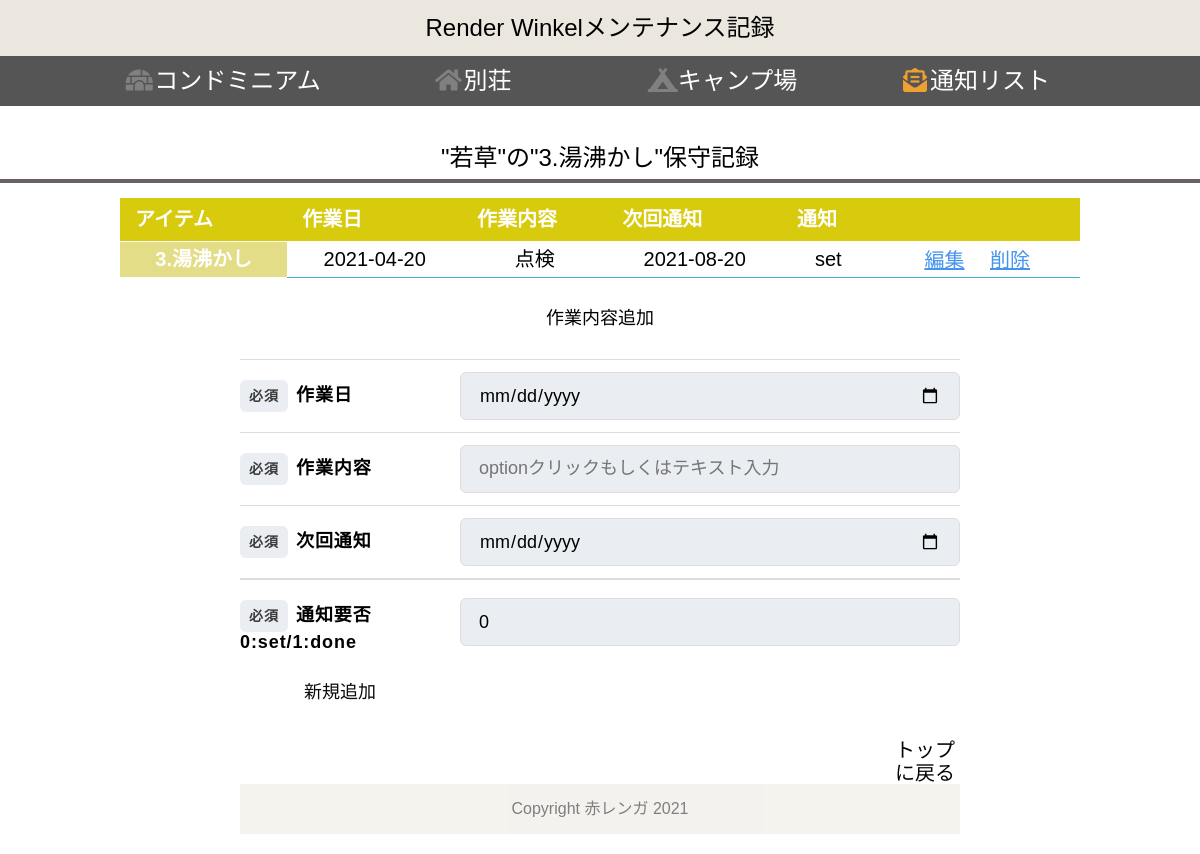
The page /w_tasklist/1/3 on the database as committed earlier.
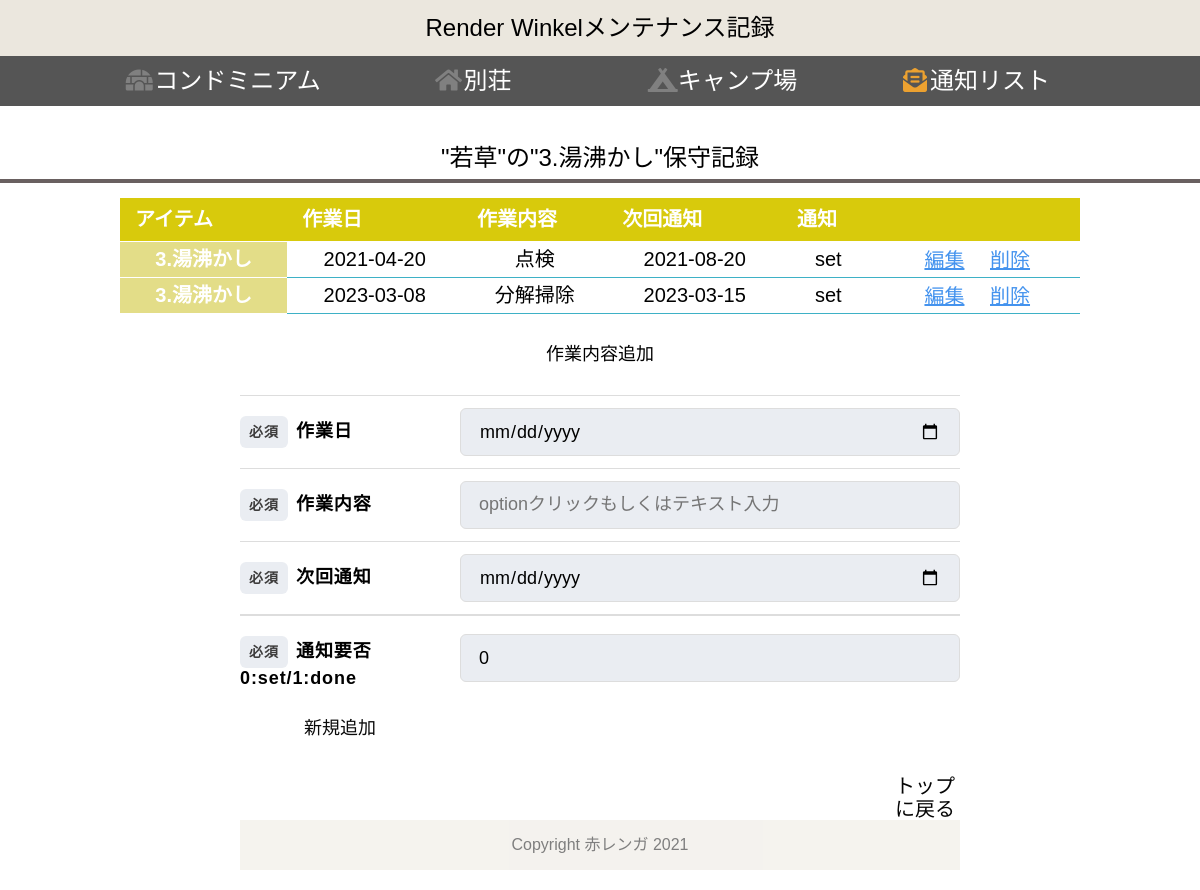
The same page on the database as committed later.
### tables this page shows
CREATE TABLE "wakakusa" (
	"taskid"	INTEGER,
	"item_id"	INTEGER,
	"t_id"	INTEGER,
	"item"	TEXT,
	"pro_date"	INTEGER,
	"pro_number"	TEXT,
	"set_date"	DATE,
	"t_date"	DATE,
	"task"	TEXT,
	"notice"	DATE,
	"nt_id"	INTEGER,
	PRIMARY KEY("taskid" AUTOINCREMENT)
);

### app.py (the view)
@app.route("/w_tasklist/<int:id>/<int:t_id>")
def w_tasklist(id,t_id):
    conn = sqlite3.connect("w_MN.db")
    c = conn.cursor()
    c.execute("select id from items where id = ?" , (id,))
    id = c.fetchone()[0]
    c.execute("select room from items where id = ?" , (id,))
    room = c.fetchone()[0]
    c.execute("select table_name from items where id = ?" , (id,))
    table_name = c.fetchone()[0]
    c.execute("select item from %s where t_id = ?" % (table_name), (t_id,))
    item = c.fetchone()[0]
    c.execute("select taskid, item, pro_date, pro_number, set_date, t_date, task, notice, nt_id from %s where t_id = ?" % (table_name), (t_id,))
    tasklist = []
    task_list = []
    for row in c.fetchall():
        tasklist = dict({"taskid":row[0],"item":row[1], "pro_date":row[2],"pro_number":row[3], "set_date":row[4], "t_date":row[5],"task":row[6], "notice":row[7], "nt_id":row[8]})
        if tasklist["nt_id"] == 1:
            tasklist["nt_id"] = "done"
        else:
            tasklist["nt_id"] = "set"
        task_list.append(tasklist)
    c.close()
    return render_template("w_tasklist.html" , w_task_list = task_list, table_name = table_name, room = room, id = id, item = item, t_id = t_id)

### templates/w_tasklist.html (shortened to what this page needs)
{% extends 'w_base_test2.html' %}
{% block content %}
<h2>"{{room}}"の"{{item}}"保守記録</h2>
<table class="table_list" width="80%">
    <thead>
        <tr>
            <th>アイテム</th>
            <th>作業日</th>
            <th>作業内容</th>
            <th>次回通知</th>
            <th>通知</th>
            <th></th>
        </tr>
    </thead>
    {% for item in w_task_list %}
    <tbody>
        <tr>
            <th label="アイテム"><p>{{item["item"]}}</p></th>
            <td label="作業日　"><p>{{item["t_date"]}}</p></td>
            <td label="作業内容"><p>{{item["task"]}}</p></td>
            <td label="次回通知"><p>{{item["notice"]}}</p></td>
            <td label="通知"><p>{{item["nt_id"]}}</p></td>
            <td>
                <div class="btn_top">
                    <a href="/edit/w_tasklist/{{id}}/{{item['taskid']}}" class="btn4">編集</a>
                    <a href="/del/w_tasklist/{{id}}/{{t_id}}/{{item['taskid']}}" onclick="return confirm('削除しますか？')" class="btn4">削除</a>
                </div>
            </td>
        </tr>
    </tbody>
    {% endfor %}
</table>
<form action="/add/w_tasklist/{{id}}/{{t_id}}" method="POST">
        <h3>作業内容追加</h3>
    <div class="Form">
        <div>
        <div class="Form-Item">
            <p class="Form-Item-Label isMsg"><span class="Form-Item-Label-Required">必須</span>作業日</p>
            <input type="date" name="t_date" class="Form-Item-Input" placeholder="例）2021-1-23">
        </div>
        <div class="Form-Item">
            <p class="Form-Item-Label"><span class="Form-Item-Label-Required">必須</span>作業内容</p>
            <input type="text" name="task"  class="Form-Item-Input" list="task_list" placeholder="optionクリックもしくはテキスト入力" autocomplete="off">
        </div>
        <div class="Form-Item">
            <p class="Form-Item-Label isMsg"><span class="Form-Item-Label-Required">必須</span>次回通知</p>
            <input name="notice" type="date" class="Form-Item-Input" placeholder="例）2021-1-23">
        </div>
        <div class="Form-Item">
            <p class="Form-Item-Label isMsg"><span class="Form-Item-Label-Required">必須</span>通知要否<br>0:set/1:done</p>
            <input name="nt_id" type="integer" value="0" class="Form-Item-Input">
        </div>
    </div>
<div>
    <button type="submit" class="btn1">新規追加</button>
</div>
</form>
<div class="btn_top1">
    <a href="/" type="button" class="btn5">トップに戻る</a>
</div>
{% endblock %}

Rows that differ between the two databases and show on the page:
added wakakusa: item "3.湯沸かし", t_date "2023-03-08", task "分解掃除", notice "2023-03-15", nt_id "set"
